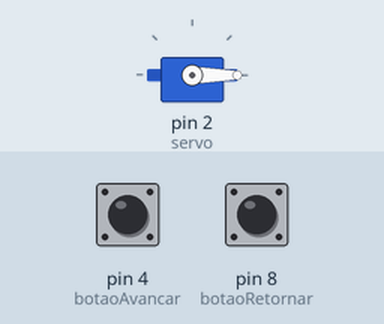
Recording of a sketch running on a simulated Arduino Uno, built with avr-gcc and run on an emulated ATmega328P. Parts: servo. The inputs (shaded band) are chosen by the test bench; at power-on: pin 4 (botaoAvancar) HIGH, pin 8 (botaoRetornar) HIGH.

Above: at 1.2 s.
1.3 s: pin 4 (botaoAvancar) pulled LOW for 1 s
At 3.0 s:
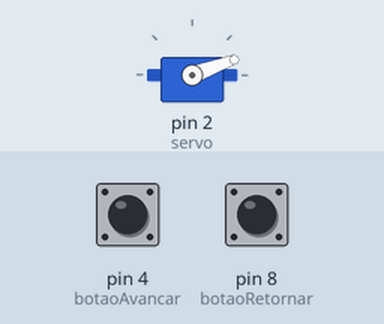
4.3 s: pin 4 (botaoAvancar) pulled LOW for 3.2 s
At 8.3 s:
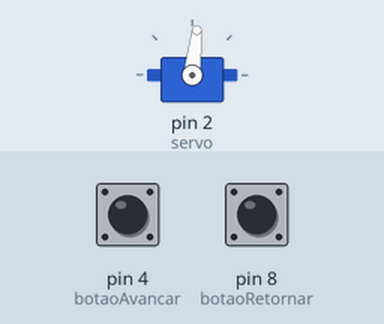
9.0 s: pin 4 (botaoAvancar) pulled LOW for 1 s
At 11.3 s:
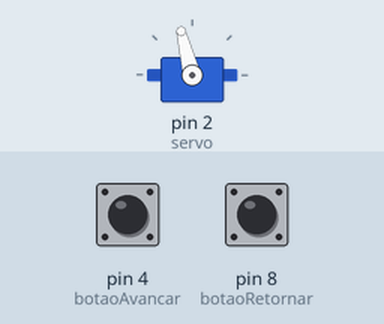
12.0 s: pin 4 (botaoAvancar) pulled LOW for 3.2 s
At 16.3 s:
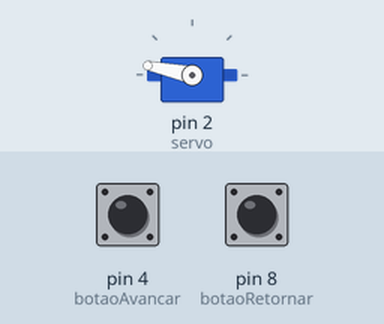
16.7 s: pin 4 (botaoAvancar) pulled LOW for 1 s
At 18.0 s:
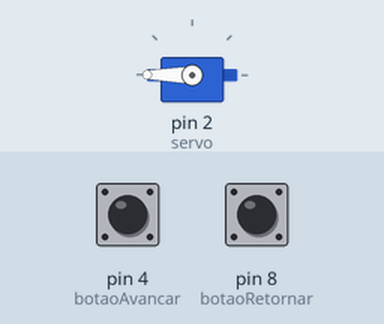
19.7 s: pin 8 (botaoRetornar) pulled LOW for 0.15 s
At 20.5 s:
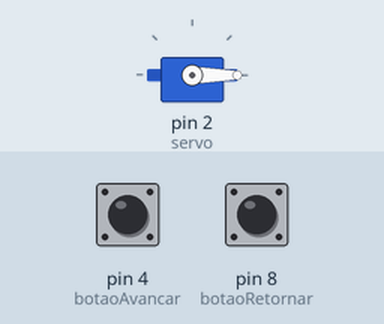
Timing chart, 0 to 22.3 s (numbered marks = the images above; inputs shaded):
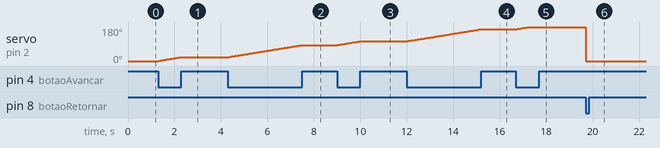

Measured:
- after the input at 1.3 s, servo on pin 2 (servo): moves from 0° to 20° over 0.95 s, starting at once
- after the input at 4.3 s, servo on pin 2 (servo): moves from 20° to 84° over 3.2 s, starting at once
- after the input at 9.0 s, servo on pin 2 (servo): moves from 84° to 104° over 0.95 s, starting at once
- after the input at 12.0 s, servo on pin 2 (servo): moves from 104° to 168° over 3.2 s, starting at once
- after the input at 16.7 s, servo on pin 2 (servo): moves from 168° to 180° over 0.55 s, starting at once
- after the input at 19.7 s, servo on pin 2 (servo): 180° → 0° at once

The sketch:

girando_como_os_botoes.ino
```cpp
#include <Servo.h>

// Criando objeto do tipo Servo
Servo objservo;

// Variáveis para o servo e os botões
int servo = 2;
int botaoAvancar = 4;
int botaoRetornar = 8;
int posicao = 0;

void setup() {
  // Inicializando o servo motor na porta especificada
  objservo.attach(servo);

  // Posicionando o servo inicialmente em 0°
  objservo.write(0);

  // Definindo os pinos dos botões como entrada com pull-up interno
  pinMode(botaoAvancar, INPUT_PULLUP);
  pinMode(botaoRetornar, INPUT_PULLUP);
}

void loop() {
  // Se o primeiro botão for pressionado (LOW, pois estamos usando INPUT_PULLUP)
  if (digitalRead(botaoAvancar) == LOW && posicao < 180) {
    posicao++; // Incrementa a posição
    objservo.write(posicao); // Move o servo para a nova posição
    delay(50); // Pequena pausa para suavizar o movimento
  }

  // Se o segundo botão for pressionado (LOW, pois estamos usando INPUT_PULLUP)
  if (digitalRead(botaoRetornar) == LOW) {
    posicao = 0; // Define a posição como 0
    objservo.write(posicao); // Move o servo para 0°
    delay(50); // Pequena pausa para suavizar o movimento
  }
}
```
